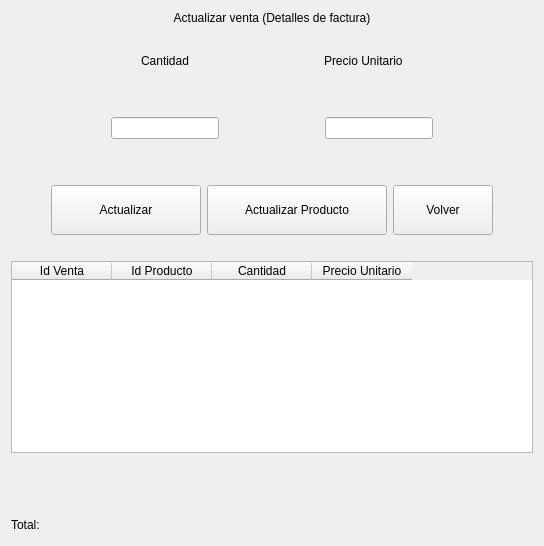
               <widget class="QWidget" name="paginaActualizarDetalles">
                <layout class="QVBoxLayout" name="verticalLayout_10">
                 <item>
                  <widget class="QLabel" name="label_29">
                   <property name="text">
                    <string>Actualizar venta (Detalles de factura)</string>
                   </property>
                   <property name="alignment">
                    <set>Qt::AlignCenter</set>
                   </property>
                  </widget>
                 </item>
                 <item>
                  <layout class="QHBoxLayout" name="horizontalLayout_6">
                   <property name="topMargin">
                    <number>20</number>
                   </property>
                   <property name="bottomMargin">
                    <number>20</number>
                   </property>
                   <item>
                    <spacer name="horizontalSpacer_33">
                     <property name="orientation">
                      <enum>Qt::Horizontal</enum>
                     </property>
                     <property name="sizeHint" stdset="0">
                      <size>
                       <width>40</width>
                       <height>20</height>
                      </size>
                     </property>
                    </spacer>
                   </item>
                   <item>
                    <widget class="QLabel" name="label_26">
                     <property name="text">
                      <string>Cantidad</string>
                     </property>
                    </widget>
                   </item>
                   <item>
                    <spacer name="horizontalSpacer_34">
                     <property name="orientation">
                      <enum>Qt::Horizontal</enum>
                     </property>
                     <property name="sizeHint" stdset="0">
                      <size>
                       <width>40</width>
                       <height>20</height>
                      </size>
                     </property>
                    </spacer>
                   </item>
                   <item>
                    <widget class="QLabel" name="label_27">
                     <property name="text">
                      <string>Precio Unitario</string>
                     </property>
                    </widget>
                   </item>
                   <item>
                    <spacer name="horizontalSpacer_41">
                     <property name="orientation">
                      <enum>Qt::Horizontal</enum>
                     </property>
                     <property name="sizeHint" stdset="0">
                      <size>
                       <width>40</width>
                       <height>20</height>
                      </size>
                     </property>
                    </spacer>
                   </item>
                  </layout>
                 </item>
                 <item>
                  <layout class="QHBoxLayout" name="horizontalLayout_15">
                   <property name="topMargin">
                    <number>20</number>
                   </property>
                   <property name="bottomMargin">
                    <number>20</number>
                   </property>
                   <item>
                    <spacer name="horizontalSpacer_37">
                     <property name="orientation">
                      <enum>Qt::Horizontal</enum>
                     </property>
                     <property name="sizeHint" stdset="0">
                      <size>
                       <width>40</width>
                       <height>20</height>
                      </size>
                     </property>
                    </spacer>
                   </item>
                   <item>
                    <widget class="QLineEdit" name="lineEditCantidadDetalle"/>
                   </item>
                   <item>
                    <spacer name="horizontalSpacer_38">
                     <property name="orientation">
                      <enum>Qt::Horizontal</enum>
                     </property>
                     <property name="sizeHint" stdset="0">
                      <size>
                       <width>40</width>
                       <height>20</height>
                      </size>
                     </property>
                    </spacer>
                   </item>
                   <item>
                    <widget class="QLineEdit" name="lineEditPrecioUnitarioDetalle"/>
                   </item>
                   <item>
                    <spacer name="horizontalSpacer_43">
                     <property name="orientation">
                      <enum>Qt::Horizontal</enum>
                     </property>
                     <property name="sizeHint" stdset="0">
                      <size>
                       <width>40</width>
                       <height>20</height>
                      </size>
                     </property>
                    </spacer>
                   </item>
                  </layout>
                 </item>
                 <item>
                  <layout class="QHBoxLayout" name="horizontalLayout_16">
                   <property name="topMargin">
                    <number>20</number>
                   </property>
                   <property name="bottomMargin">
                    <number>20</number>
                   </property>
                   <item>
                    <spacer name="horizontalSpacer_44">
                     <property name="orientation">
                      <enum>Qt::Horizontal</enum>
                     </property>
                     <property name="sizeHint" stdset="0">
                      <size>
                       <width>40</width>
                       <height>20</height>
                      </size>
                     </property>
                    </spacer>
                   </item>
                   <item>
                    <widget class="QPushButton" name="botonActualizarDetalle">
                     <property name="minimumSize">
                      <size>
                       <width>150</width>
                       <height>50</height>
                      </size>
                     </property>
                     <property name="text">
                      <string>Actualizar</string>
                     </property>
                    </widget>
                   </item>
                   <item>
                    <widget class="QPushButton" name="botonActualizarDetalleProducto">
                     <property name="minimumSize">
                      <size>
                       <width>180</width>
                       <height>50</height>
                      </size>
                     </property>
                     <property name="text">
                      <string>Actualizar Producto</string>
                     </property>
                    </widget>
                   </item>
                   <item>
                    <widget class="QPushButton" name="botonSalirDetalle">
                     <property name="minimumSize">
                      <size>
                       <width>100</width>
                       <height>50</height>
                      </size>
                     </property>
                     <property name="text">
                      <string>Volver</string>
                     </property>
                    </widget>
                   </item>
                   <item>
                    <spacer name="horizontalSpacer_45">
                     <property name="orientation">
                      <enum>Qt::Horizontal</enum>
                     </property>
                     <property name="sizeHint" stdset="0">
                      <size>
                       <width>40</width>
                       <height>20</height>
                      </size>
                     </property>
                    </spacer>
                   </item>
                  </layout>
                 </item>
                 <item>
                  <widget class="QTableWidget" name="tablaActualizarDetallesVenta">
                   <column>
                    <property name="text">
                     <string>Id Venta</string>
                    </property>
                   </column>
                   <column>
                    <property name="text">
                     <string>Id Producto</string>
                    </property>
                   </column>
                   <column>
                    <property name="text">
                     <string>Cantidad</string>
                    </property>
                   </column>
                   <column>
                    <property name="text">
                     <string>Precio Unitario</string>
                    </property>
                   </column>
                  </widget>
                 </item>
                 <item>
                  <widget class="QLabel" name="signalDetalleActualizado">
                   <property name="minimumSize">
                    <size>
                     <width>0</width>
                     <height>50</height>
                    </size>
                   </property>
                   <property name="text">
                    <string/>
                   </property>
                   <property name="alignment">
                    <set>Qt::AlignCenter</set>
                   </property>
                  </widget>
                 </item>
                 <item>
                  <layout class="QHBoxLayout" name="horizontalLayout_22">
                   <item>
                    <widget class="QLabel" name="label_22">
                     <property name="text">
                      <string>Total: </string>
                     </property>
                    </widget>
                   </item>
                   <item>
                    <widget class="QLabel" name="signalTotalVentaDetalles">
                     <property name="text">
                      <string/>
                     </property>
                    </widget>
                   </item>
                   <item>
                    <spacer name="horizontalSpacer_52">
                     <property name="orientation">
                      <enum>Qt::Horizontal</enum>
                     </property>
                     <property name="sizeHint" stdset="0">
                      <size>
                       <width>40</width>
                       <height>20</height>
                      </size>
                     </property>
                    </spacer>
                   </item>
                  </layout>
                 </item>
                </layout>
               </widget>
